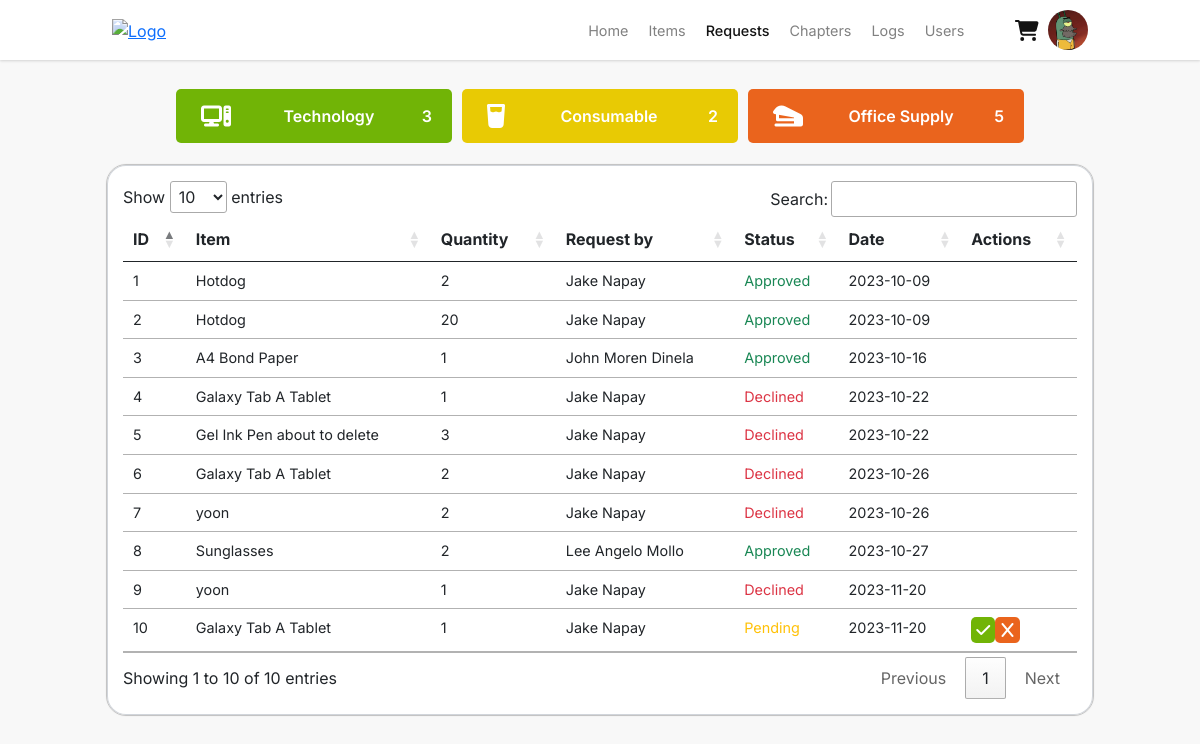
Screenshot of /requests.php (signed in) with the database file from the repository.
### tables this page shows
CREATE TABLE `users` (
  `user_id` int(11) NOT NULL,
  `user_firstname` varchar(255) NOT NULL,
  `user_lastname` varchar(255) NOT NULL,
  `user_email` varchar(255) NOT NULL,
  `user_password` varchar(255) NOT NULL,
  `user_category` int(11) NOT NULL,
  `user_chapter` int(11) NOT NULL,
  `user_image` varchar(255) NOT NULL,
  `user_status` enum('active','inactive') NOT NULL
);

CREATE TABLE `history` (
  `history_id` int(11) NOT NULL,
  `history_item_id` int(11) NOT NULL,
  `history_quantity` int(11) NOT NULL,
  `history_user_id` int(11) NOT NULL,
  `history_status` enum('approved','declined','pending','') NOT NULL,
  `history_date` date NOT NULL
);

CREATE TABLE `items` (
  `item_id` int(11) NOT NULL,
  `item_name` varchar(255) NOT NULL,
  `item_category` int(11) NOT NULL,
  `item_measure` int(11) NOT NULL,
  `item_quantity` int(11) NOT NULL,
  `item_chapter` int(11) NOT NULL,
  `item_status` enum('enabled','disabled','','') NOT NULL,
  `item_description` varchar(255) NOT NULL,
  `item_image` varchar(255) NOT NULL
);

### requests.php (the view, shortened to what this page needs)
<?php
include './includes/config.inc.php';
?>
<!DOCTYPE html>
<html lang="en">
<head>
    <?php include_once 'includes/headers.inc.php'; ?>
    <link rel="stylesheet" href="assets/css/style.css?v=<?php echo time(); ?>">
    <link rel="stylesheet" href="assets/css/nav.css?v=<?php echo time(); ?>">
    <link rel="stylesheet" href="assets/css/items.css?v=<?php echo time(); ?>">
    <link rel="stylesheet" href="assets/css/requests.css?v=<?php echo time(); ?>">
    <link rel="stylesheet" href="https://cdn.datatables.net/1.13.6/css/jquery.dataTables.css" />
</head>
<body>
    <?php include 'nav.php';?>
    <div id="wrapper">
        <div class="section px-5 pt-4">
            <div class="row justify-content-center align-items-center">
                <div class="box col-sm-12 col-md-3 col-lg-3">
                    <i class="fa-solid fa-computer icon"></i>
                    <p class="m-0">Technology</p>
                    <?php
                        $query = "SELECT COUNT(item_category) FROM items WHERE item_category = 1";
                        $stmt = $pdo->query($query);
                        $count = $stmt->fetchColumn();
                        if ($count !== false) {
                            echo '<p class="m-0">'.$count.'</p>';
                        } else {
                            echo "Error fetching count";
                        }
                    ?>
                </div>
                <div class="box col-sm-12 col-md-3 col-lg-3">
                    <i class="fa-solid fa-glass-water icon"></i>
                    <p class="m-0">Consumable</p>
                    <?php
                        $query = "SELECT COUNT(item_category) FROM items WHERE item_category = 2";
                        $stmt = $pdo->query($query);
                        $count = $stmt->fetchColumn();
                        if ($count !== false) {
                            echo '<p class="m-0">'.$count.'</p>';
                        } else {
                            echo "Error fetching count";
                        }
                    ?>
                </div>
                <div class="box col-sm-12 col-md-3 col-lg-3">
                    <i class="fa-solid fa-stapler icon"></i>
                    <p class="m-0 px-2">Office Supply</p>
                    <?php
                        $query = "SELECT COUNT(item_category) FROM items WHERE item_category = 3";
                        $stmt = $pdo->query($query);
                        $count = $stmt->fetchColumn();
                        if ($count !== false) {
                            echo '<p class="m-0">'.$count.'</p>';
                        } else {
                            echo "Error fetching count";
                        }
                    ?>
                </div>
            </div>
            <div class="row justify-content-center align-items-center">
                <div class="col-12 col-sm-12 col-md-12 col-lg-11">
                    <div class="table-responsive">
                        <table class="table table-hover table-sm">
                            <thead>
                                <tr>
                                    <th>ID</th>
                                    <th>Item</th>
                                    <th>Quantity</th>
                                    <th>Request by</th>
                                    <th>Status</th>
                                    <th>Date</th>
                                    <th>Actions</th>
                                </tr>
                            </thead>
                            <tbody>
                                <?php
                                    if (isset($_SESSION['CT'])) {
                                        try{
                                            if($_SESSION['CT'] == 1) {
                                                $query = "SELECT h.history_id AS ID,
                                                i.item_name AS Item,
                                                h.history_quantity AS Quantity,
                                                CONCAT(u.user_firstname, ' ', u.user_lastname) AS 'Request by',
                                                h.history_status AS Status,
                                                h.history_date AS Date
                                                FROM history AS h
                                                INNER JOIN items AS i ON h.history_item_id = i.item_id
                                                INNER JOIN users AS u ON h.history_user_id = u.user_id;";
                                            }
                                            $stmt = $pdo->query($query);
                                            $stmt->execute();
                                            $result = $stmt->fetchAll(PDO::FETCH_ASSOC);
                                            foreach ($result as $row) {
                                            ?>
                                                <tr>
                                                    <td><?php echo $row['ID']; ?></td>
                                                    <td><?php echo $row['Item']; ?></td>
                                                    <td><?php echo $row['Quantity']; ?></td>
                                                    <td class="text-capitalize"><?php echo $row['Request by']; ?></td>
                                                    <?php
                                                        if ($row['Status'] == 'approved') {
                                                            echo '<td class="text-success text-capitalize small">' . $row['Status'] . '</td>';
                                                        } else if ($row['Status'] == 'pending') {
                                                            echo '<td class="text-warning text-capitalize small">' . $row['Status'] . '</td>';
                                                        } else if ($row['Status'] == 'declined') {
                                                            echo '<td class="text-danger text-capitalize small">' . $row['Status'] . '</td>';
                                                        }
                                                    ?>
                                                    <td><?php echo $row['Date']; ?></td>
                                                    <td>
                                                        <?php
                                                        if ($row['Status'] == 'pending') {
                                                            echo '<a href="http://" class="approve-btn" target="" rel="noopener noreferrer" data-toggle="tooltip" data-bs-toggle="modal" data-bs-target="#approveModal" data-item-id="' . $row['ID'] . '" title="Approve"><i class="fa-solid fa-check"></i></a>';
                                                            echo '<a href="http://" class="decline-btn" target="" rel="noopener noreferrer" data-toggle="tooltip" data-bs-toggle="modal" data-bs-target="#declineModal" data-item-id="' . $row['ID'] . '" title="Decline"><i class="fa-solid fa-x"></i></a>';
                                                        } else {
                                                        }
                                                        ?>
                                                    </td>
                                                </tr>
                                            <?php
                                            }
                                        } catch (PDOException $e) {
                                            echo "Error: " . $e->getMessage();
                                        }
                                    }
                                ?>
                            </tbody>
                        </table>
                    </div>
                </div>
            </div>
        </div>
    </div>
</body>
</html>

### includes/headers.inc.php (shortened to what this page needs)
<?php
echo '
<link rel="stylesheet" href="https://cdnjs.cloudflare.com/ajax/libs/font-awesome/6.2.1/css/all.min.css" />
<link href="https://unpkg.com/boxicons@2.1.1/css/boxicons.min.css" rel="stylesheet">
<link href="https://cdn.jsdelivr.net/npm/bootstrap@5.0.2/dist/css/bootstrap.min.css" rel="stylesheet">
<script src="assets/javascript/main.js"></script>
<script src="https://cdn.jsdelivr.net/npm/bootstrap@5.0.2/dist/js/bootstrap.bundle.min.js"></script>
<link href="https://uploads-ssl.webflow.com/6492dd5d65d1855cb14a6692/649425d6d5c2567ce414d063_favicon.svg" rel="shortcut icon" type="image/x-icon">
<link rel="stylesheet" href="https://cdn.datatables.net/1.13.6/css/jquery.dataTables.css"/>
<script src="https://cdn.datatables.net/1.13.6/js/jquery.dataTables.js"></script>
<script src="https://ajax.googleapis.com/ajax/libs/jquery/3.7.0/jquery.min.js"></script>
';

### nav.php (shortened to what this page needs)
<div class="section mainnav">
    <div class="row d-flex justify-content-center align-items-center">
        <div class="col-10">
            <?php
            include './includes/config.inc.php';
            ?>
            <nav>
                <div class="logo">
                    <a href="home.php"><img src="https://uploads-ssl.webflow.com/6492dd5d65d1855cb14a6692/6494571343918c14057fe090_DEVCON%20Kids%20Logo%20Horizontal.png" alt="Logo" loading="lazy"></a>
                </div>
                <div class="links d-flex">
                    <ul class="d-flex justify-content-center align-items-center">
                        <li><a href="home.php" class="<?php echo (($_SESSION['active_tab'] === 'home.php')) ? 'active' : ''; ?>">Home</a>
                        </li>
                        <li><a href="items.php" class="<?php echo (($_SESSION['active_tab'] === 'items.php')) ? 'active' : ''; ?>">Items</a>
                        </li>
                        <li><a href="requests.php" class="<?php echo (($_SESSION['active_tab'] === 'requests.php')) ? 'active' : ''; ?>">Requests</a>
                        </li>
                        <?php
                        if (($_SESSION['CT'] === 1) && ($_SESSION['CH'] === 1)) {
                            $activeClass = ($_SESSION['active_tab'] === 'chapters.php') ? 'active' : '';
                            echo '<li><a href="chapters.php" class="' . $activeClass . '">Chapters</a></li>';
                        }
                        ?>
                        <li><a href="logs.php" class="<?php echo (($_SESSION['active_tab'] === 'logs.php')) ? 'active' : ''; ?>">Logs</a></li>
                        <li><a href="users.php" class="<?php echo (($_SESSION['active_tab'] === 'users.php')) ? 'active' : ''; ?>">Users</a></li>
                    </ul>
                    <ul class="d-flex justify-content-center align-items-center">
                        <div class="dropdown show">
                            <a class="btn btn-sm dropdown-toggle" href="" role="button" id="dropdownCart" data-toggle="dropdown" aria-haspopup="true" aria-expanded="false">
                            </a>
                        </div>
                        <div class="dropdown">
                            <?php
                            try {
                                $stmt = $pdo->prepare("SELECT user_image FROM users WHERE user_id = :id");
                                $stmt->bindParam(':id', $_SESSION['ID'], PDO::PARAM_INT);
                                $stmt->execute();
                                if ($stmt->rowCount() > 0) {
                                    $row = $stmt->fetch(PDO::FETCH_ASSOC);
                                    $userImage = $row['user_image'];
                                }
                            } catch (PDOException $e) {
                                echo "Error: " . $e->getMessage();
                            }
                            ?>
                            <div class="rounded-image" id="dropdownMenuButton" data-toggle="dropdown" aria-haspopup="true" aria-expanded="false">
                                <img src="images/userProfiles/<?php echo $userImage; ?>" class="img-fluid mw-50" alt="User Image">
                            </div>
                        </div>
                    </ul>
                </div>
            </nav>
        </div>
    </div>
</div>

### assets/css/style.css (style rules this page uses)
:root { --mainFont: 'Inter', sans-serif; --white: #fff; --gray: #f8f8f8; --darkGray: #818181; --black: #121212; --green: #71b406; --purple: #7808ff; --orange: #ea641d; --yellow: #e8ca04; --border: 1px solid #c4c4c4; --boxShadow: rgba(0, 0, 0, 0.1) 0px 1px 3px 0px, rgba(0, 0, 0, 0.06) 0px 1px 2px 0px; --boxShadowTable: rgba(0, 0, 0, 0.014) 0px 0px 0px 1px, rgb(209, 213, 219) 0px 0px 0px 1px inset; }
*, body, html { padding: 0; margin: 0; box-sizing: border-box; scroll-behavior: smooth; }
body { font-family: var(--mainFont); height: 100%; margin: 0; }
#wrapper { min-height: 100vh; background-color: var(--gray); height: 100%; margin: 0; }

### assets/css/nav.css (style rules this page uses)
.mainnav { box-shadow: var(--boxShadow); top: 0; position: sticky; background-color: var(--white); z-index: 99; }
.row { margin: 0; }
nav { margin: 10px 0; display: flex; justify-content: space-between; align-items: center; }
.logo img { width: 150px; }
.links ul { margin: 0; display: flex; }
.links ul li { text-decoration: none; list-style-type: none; margin: 0 10px; }
.links ul li a { text-decoration: none; color: var(--darkGray); font-size: 0.9rem; transition: all 0.3s ease; }
.links ul li a.active { color: var(--black); font-weight: 500; }
.fa-solid { padding: 5px; border-radius: 5px; color: var(--white); }
.dropdown-toggle::after { display: none; }
.rounded-image { width: 40px; height: 40px; overflow: hidden; position: relative; }
.rounded-image::before { content: ''; display: block; padding-bottom: 100%; border-radius: 50%; }
.rounded-image img { position: absolute; width: 100%; height: 100%; object-fit: cover; top: 0; left: 0; border-radius: 50%; }

### assets/css/items.css (style rules this page uses)
.box { background-color: #d3d3d3; margin: 5px; padding: 10px 20px; border-radius: 5px; display: flex; justify-content: space-between; align-items: center; }
.box i { color: var(--white); }
.box p { font-weight: 600; color: var(--white); }
.icon::before { font-size: 1.5rem; }
.box:first-of-type { background-color: var(--green); }
.box:nth-child(2) { background-color: var(--yellow); }
.box:nth-child(3) { background-color: var(--orange); }
.table-responsive { background-color: var(--white); padding: 1rem 1rem; border: var(--border); border-radius: 20px; box-shadow: var(--boxShadowTable); }
.table { margin-bottom: 0; }
.table .fa-solid { padding: 5px; border-radius: 5px; color: var(--white); }
.table .fa-ban, .table .fa-check { background-color: var(--orange); }
.table td { font-size: 0.9rem; }
.table i { font-size: 1rem; }

### assets/css/requests.css (style rules this page uses)
.table .fa-check { background-color: var(--green); }
.table .fa-x, .table .fa-xmark { background-color: var(--orange); padding-left: 0.4rem; padding-right: 0.4rem; }

### nav.php (style rules this page uses)
svg { fill: #121212; }

### rows the page displays
users: user_image (picture)
history: history_id "1", history_item.item_name "Hotdog", history_quantity "2", Request "Jake Napay", history_status "Approved", history_date "2023-10-09"
history: history_id "2", history_item.item_name "Hotdog", history_quantity "20", Request "Jake Napay", history_status "Approved", history_date "2023-10-09"
history: history_id "3", history_item.item_name "A4 Bond Paper", history_quantity "1", Request "John Moren Dinela", history_status "Approved", history_date "2023-10-16"
history: history_id "4", history_item.item_name "Galaxy Tab A Tablet", history_quantity "1", Request "Jake Napay", history_status "Declined", history_date "2023-10-22"
history: history_id "5", history_item.item_name "Gel Ink Pen about to delete", history_quantity "3", Request "Jake Napay", history_status "Declined", history_date "2023-10-22"
history: history_id "6", history_item.item_name "Galaxy Tab A Tablet", history_quantity "2", Request "Jake Napay", history_status "Declined", history_date "2023-10-26"
history: history_id "7", history_item.item_name "yoon", history_quantity "2", Request "Jake Napay", history_status "Declined", history_date "2023-10-26"
history: history_id "8", history_item.item_name "Sunglasses", history_quantity "2", Request "Lee Angelo Mollo", history_status "Approved", history_date "2023-10-27"
history: history_id "9", history_item.item_name "yoon", history_quantity "1", Request "Jake Napay", history_status "Declined", history_date "2023-11-20"
history: history_id "10", history_item.item_name "Galaxy Tab A Tablet", history_quantity "1", Request "Jake Napay", history_status "Pending", history_date "2023-11-20"

### other values shown
$count "3"
$count "2"
$count "5"
